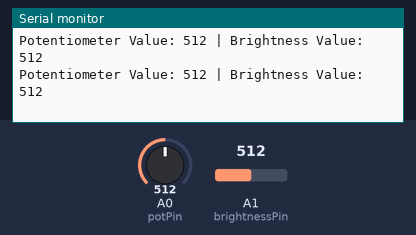
Bench run of a sketch on a simulated Arduino Uno, built with avr-gcc and run on an emulated ATmega328P. On the bench: the last lines printed to the serial monitor. Inputs (shaded band) come from the test bench; at power-on: A0 (potPin) = 512, A1 (brightnessPin) = 512.

Above: at 1.2 s.
1.3 s: A0 (potPin) set to 989
At 1.42 s:
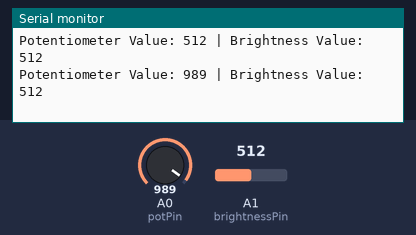
4.3 s: A0 (potPin) set to 1009
At 4.33 s:
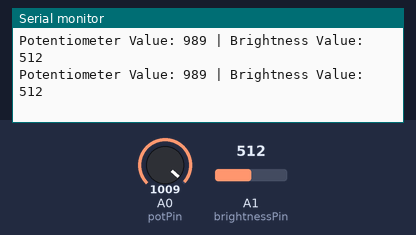
7.3 s: A1 (brightnessPin) set to 110
At 7.3 s:
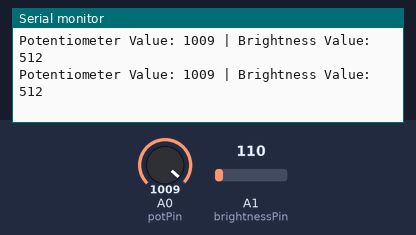
10.3 s: A1 (brightnessPin) set to 89
At 10.32 s:
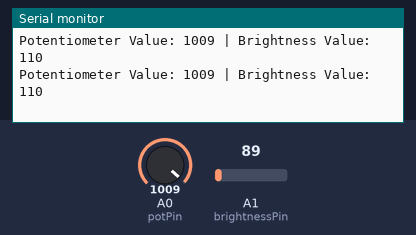
Timing chart, 0 to 13.3 s (numbered marks = the images above; inputs shaded):
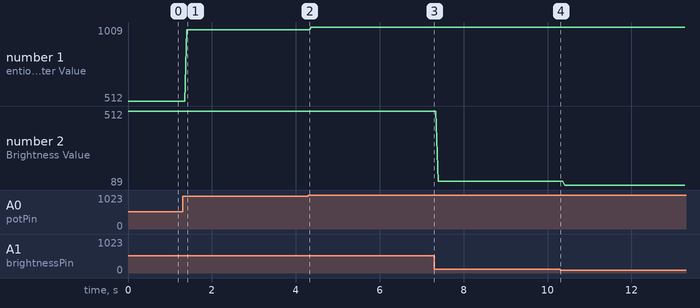

The sketch:

TEST_potentiometer.ino
```cpp
int potPin = A0;
int potVal = 0;

int brightnessPin = A1;
int brightnessVal = 0;

void setup() {
    Serial.begin(9600);
    pinMode(potPin, INPUT);
    pinMode(brightnessPin, INPUT);
}

void loop() {
    potVal = analogRead(potPin);
    brightnessVal = analogRead(brightnessPin);
    Serial.println("Potentiometer Value: " + String(potVal) + " | Brightness Value: " + String(brightnessVal));

}
```

Measured:
- after the input at 1.3 s, the serial monitor: prints a new line after 0.10 s (image 1)
- plotted number 1: 512 → 989 after the input at 1.3 s, 989 → 1009 after the input at 4.3 s
- plotted number 2: 512 → 110 after the input at 7.3 s, 110 → 89 after the input at 10.3 s
